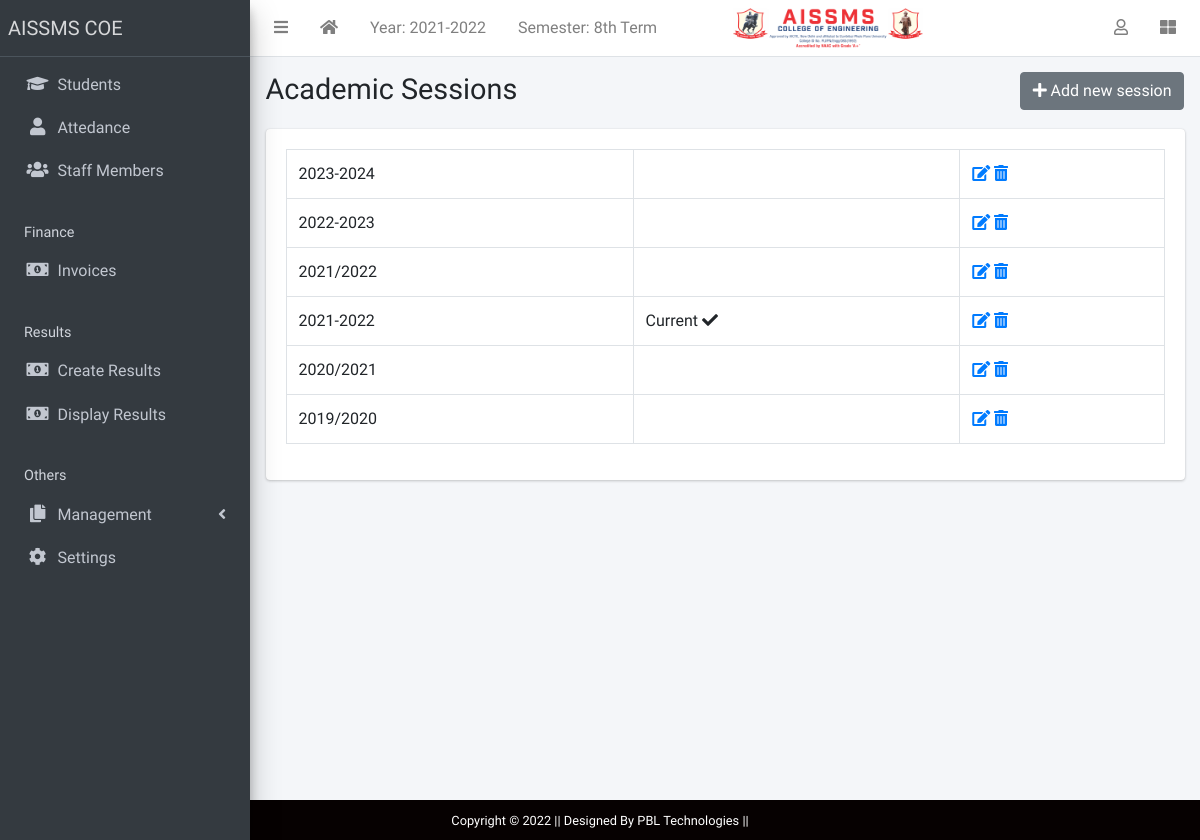
The app's page /session/list/ (signed in) with its own data.
### apps/corecode/models.py (models this page shows, shortened)
class AcademicSession(models.Model):
    name = models.CharField(max_length=200, unique=True)
    current = models.BooleanField(default=True)
    class Meta:
        ordering = ["-name"]
    def __str__(self):
        return self.name

class AcademicTerm(models.Model):
    name = models.CharField(max_length=20, unique=True)
    current = models.BooleanField(default=True)
    class Meta:
        ordering = ["name"]

### apps/corecode/views.py (the view)
# urls.py: path("session/list/", SessionListView.as_view(), name="sessions"),
class SessionListView(LoginRequiredMixin, SuccessMessageMixin, ListView):
    model = AcademicSession
    template_name = "corecode/session_list.html"
    def get_context_data(self, **kwargs):
        context = super().get_context_data(**kwargs)
        context["form"] = AcademicSessionForm()
        return context

### apps/corecode/context_processors.py (called while the page is built)
def site_defaults(request):
    current_session = AcademicSession.objects.get(current=True)
    current_term = AcademicTerm.objects.get(current=True)
    vals = SiteConfig.objects.all()
    contexts = {
        "current_session": current_session.name,
        "current_term": current_term.name,
    }
    for val in vals:
        contexts[val.key] = val.value
    return contexts

### apps/corecode/templates/corecode/session_list.html (shortened to what this page needs)
{% extends 'base.html' %}
{% load widget_tweaks %}
{% block title %}
Academic Sessions
{% endblock title %}
{% block breadcrumb %}
  <a class="btn btn-secondary" href="#" data-toggle="modal" data-target="#modal1">
    <i class="fa fa-plus"></i>
    Add new session
  </a>
{% endblock breadcrumb %}
{% block content %}
  <div class="row">
    <div class="col-sm-12">
        <table class="table table-bordered">
          <tbody>
            {% for object in object_list %}
            <tr>
              <td>{{ object }}</td>
              <td>
                {% if object.current == True %}
                  Current <i class="fa fa-check"></i>
                {% endif %}
              </td>
              <td><a href="{% url 'session-update' object.id %}"><i
                    class="fa fa-edit"></i></a> <a
                  href="{% url 'session-delete' object.id %}"><i
                    class="fa fa-trash-alt"></i></a></td>
            </tr>
            {% endfor %}
          </tbody>
        </table>
    </div>
  </div>
{% endblock content %}

### templates/base.html (shortened to what this page needs)
{% load static %}
<!DOCTYPE html>
<html lang="en">
<head>
  <link rel="stylesheet" href="{% static 'plugins/fontawesome-free/css/all.min.css' %}">
  <link rel="stylesheet" href="{% static 'plugins/toastr/toastr.min.css' %}">
  <link rel="stylesheet" href="{% static 'plugins/overlayScrollbars/css/OverlayScrollbars.min.css' %}">
  <link rel="stylesheet" href="{% static 'plugins/Datatables/datatables.min.css' %}" />
  <link rel="stylesheet" href="{% static 'dist/css/adminlte.min.css' %}">
</head>
<body class="hold-transition sidebar-mini layout-fixed layout-navbar-fixed layout-footer-fixed">
  <div class="wrapper">
    <nav class="main-header navbar navbar-expand navbar-white navbar-light">
      <ul class="navbar-nav">
        <li class="nav-item">
          <a class="nav-link" data-widget="pushmenu" href="#" role="button"><i class="fas fa-bars"></i></a>
        </li>
        <li class="nav-item d-none d-sm-inline-block">
          <a href="{% url 'home' %} " class="nav-link"><i class="fa fa-home"></i></a>
        </li>
        <li class="nav-item d-none d-sm-inline-block">
          <a href="{% url 'current-session' %}" class="nav-link">Year: {{ current_session }}</a>
        </li>
        <li class="nav-item d-none d-sm-inline-block">
          <a href="{% url 'current-session' %}" class="nav-link">Semester: {{ current_term }}</a>
        </li>
        <li class="nav-item d-none d-sm-inline-block">
          <img style="height: 40px; width: 250px; padding-left: 60px;" src="{% static 'dist/img/logo-COE.png' %}"
            alt="">
        </li>
      </ul>
      <ul class="navbar-nav ml-auto">
        <li class="nav-item dropdown">
          <a class="nav-link" data-toggle="dropdown" href="#">
            <i class="far fa-user"></i>
          </a>
        </li>
        <li class="nav-item">
          <a class="nav-link" data-widget="control-sidebar" data-slide="true" href="#" role="button"><i
              class="fas fa-th-large"></i></a>
        </li>
      </ul>
    </nav>
    <aside class="main-sidebar sidebar-dark-primary elevation-4">
      <a href="{% url 'home' %}" class="brand-link">AISSMS COE</a>
      <div class="sidebar">
        <nav class="mt-2">
          <ul class="nav nav-pills nav-sidebar flex-column" data-widget="treeview" role="menu" data-accordion="false">
            <li class="nav-item">
              <a href="{% url 'student-list' %}" class="nav-link">
                <i class="nav-icon fas fa-graduation-cap"></i>
                <p>
                  Students
                </p>
              </a>
            </li>
            <li class="nav-item">
              <a href="#" class="nav-link">
                <i class="nav-icon fas fa-user"></i>
                <p href="#">
                  Attedance
                </p>
              </a>
            </li>
            <li class="nav-item">
              <a href="{% url 'staff-list' %}" class="nav-link">
                <i class="nav-icon fas fa-users"></i>
                <p>
                  Staff Members
                </p>
              </a>
            </li>
            <li class="nav-header">Finance</li>
            <li class="nav-item">
              <a href="{% url 'invoice-list' %}" class="nav-link">
                <i class="nav-icon fas fa-money-bill-alt"></i>
                <p>
                  Invoices
                </p>
              </a>
            </li>
            <li class="nav-header">Results</li>
            <li class="nav-item">
              <a href="{% url 'create-result' %}" class="nav-link">
                <i class="nav-icon fas fa-money-bill-alt"></i>
                <p>
                  Create Results
                </p>
              </a>
            </li>
            <li class="nav-item">
              <a href="{% url 'view-results' %}" class="nav-link">
                <i class="nav-icon fas fa-money-bill-alt"></i>
                <p>
                  Display Results
                </p>
              </a>
            </li>
            <li class="nav-header">Others</li>
            <li class="nav-item has-treeview">
              <a href="#" class="nav-link">
                <i class="nav-icon fas fa-copy"></i>
                <p>
                  Management
                  <i class="fas fa-angle-left right"></i>
                </p>
              </a>
            </li>
            <li class="nav-item">
              <a href="{% url 'configs' %}" class="nav-link">
                <i class="nav-icon fas fa-cog"></i>
                <p>
                  Settings
                </p>
              </a>
            </li>
          </ul>
        </nav>
      </div>
    </aside>
    <div class="content-wrapper">
      <section class="content-header">
        <div class="container-fluid">
          <div class="row mb-1">
            <div class="col-sm-8">
              <h1>{% block title %}{% endblock title %}</h1>
            </div>
            <div class="col-sm-4">
              <ol class="breadcrumb float-sm-right">
                <li class="breadcrumb-item">{% block breadcrumb %}{% endblock breadcrumb %}</li>
              </ol>
            </div>
          </div>
        </div>
      </section>
      <section class="content">
        <div class="container-fluid">
          <div class="row">
            <div class="col-md-12">
              {% block fullcard %}
              <div class="card">
                <div class="card-body">
                  <div class="row">
                    <div class="col">
                      {% block content %}
                      {% endblock content %}
                    </div>
                  </div>
                </div>
              </div>
              {% endblock fullcard %}
            </div>
          </div>
        </div>
      </section>
    </div>
  </div>
  <footer class="container-fluid  text-center p-2 " style="background-color: rgb(6, 1, 1);">
    <small class="text-white" style="background-color: rgb(6, 1, 1);">Copyright &copy; 2022 || Designed By PBL
      Technologies || </small>
  </footer>
</body>
</html>

### records on screen
AcademicSession: name "2021-2022", current "Current"
AcademicTerm: name "8th Term"
AcademicSession: name "2023-2024"
AcademicSession: name "2022-2023"
AcademicSession: name "2021/2022"
AcademicSession: name "2020/2021"
AcademicSession: name "2019/2020"
